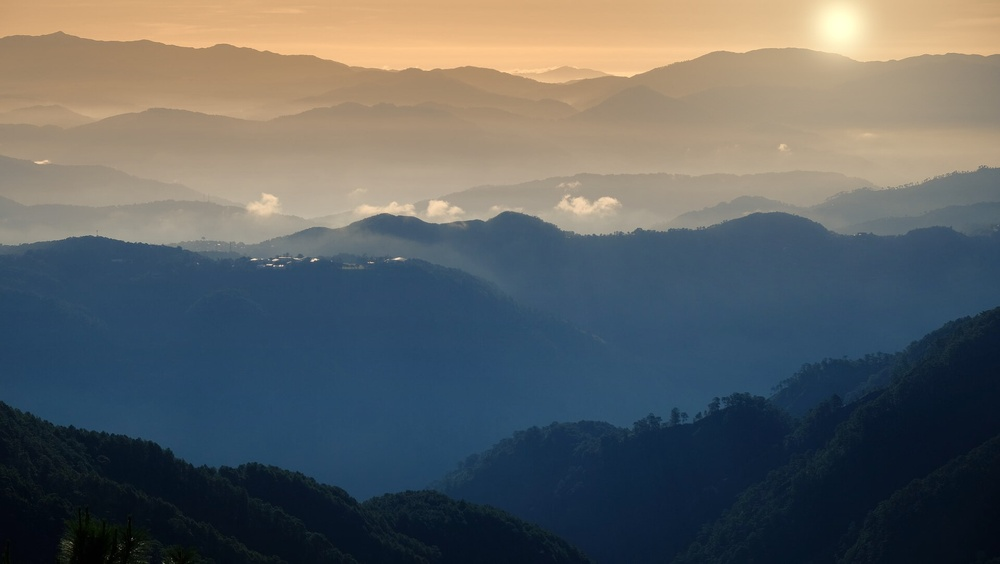
#> input picture site-premium-ux-ui/galeria/05-bruma/cena/fundo.jpg, 1000 x 564 px, shrunk from 1920 x 1083 before the run
$ python graduar-fundo.py fundo.jpg out.png
#> lines starting #> are read from the running program, lines starting #| are printed output that depends on the picture
# fundo do hero: serras em camadas (foto livre, ver creditos.json) regradas para o fim de tarde:
# céu pêssego/dourado, névoa quente no alto, serras próximas frias, sol baixo à direita logo acima da crista.
# Uso: python3 graduar-fundo.py foto.jpg saida.jpg
import sys, numpy as np
from PIL import Image
im = Image.open(sys.argv[1]).convert('RGB'); a = np.asarray(im, float) / 255; H, W, _ = a.shape
#> further down, im is the input picture: PIL image 1000x564 RGB; mean R, G, B 94.5, 98.8, 99.8
#> after `H, W, _ = a.shape`: H = 564; W = 1000
lum = a @ [.3, .59, .11]
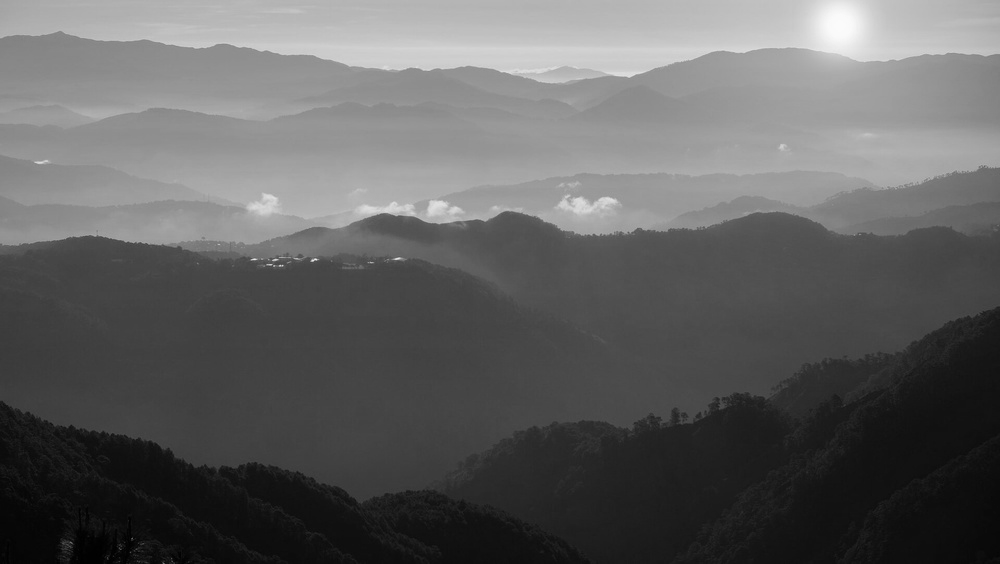
#> lum: shape (564, 1000) float64; min 0, max 0.985, mean 0.383
y = np.linspace(0, 1, H)[:, None, None]; x = np.linspace(0, 1, W)[None, :, None]
#> after `y = np.linspace(0, 1, H)[:, None, None]`: y = 564 values from 0 to 1
#> after `x = np.linspace(0, 1, W)[None, :, None]`: x = 1000 values from 0 to 1
quente = np.array([1.0, .78, .55])
mix = np.clip(1.15 - y * 1.6, 0, 1) * np.clip(lum[..., None] * 1.6, 0, 1)
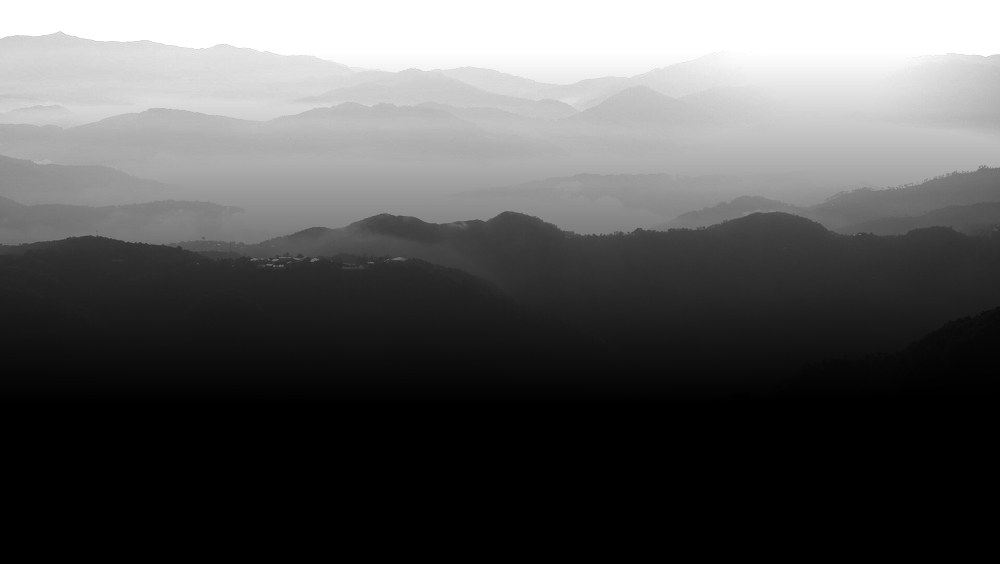
#> mix: shape (564, 1000, 1) float64; min 0, max 1, mean 0.353
b = a * (1 - mix) + (lum[..., None] * quente * 1.12) * mix
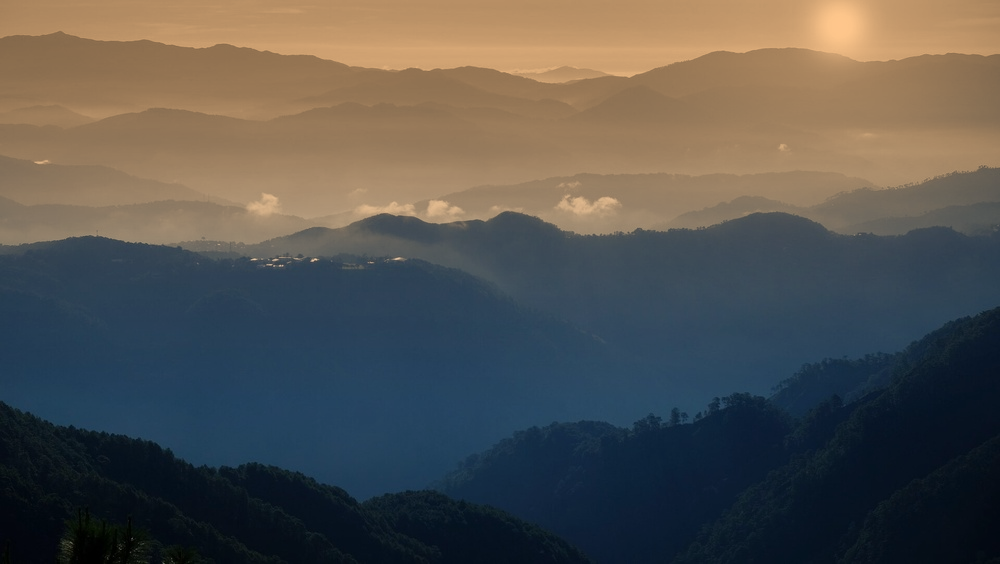
#> b: shape (564, 1000, 3) float64; mean R, G, B 0.373, 0.365, 0.349; drawn with min black and max white
b = b * (.82 + .18 * np.clip(1 - y, 0, 1))
sx, sy = .84, .045; d = np.sqrt(((x - sx) * W / H) ** 2 + (y - sy) ** 2)
gl = np.exp(-(d / .05) ** 2) * 1.0 + np.exp(-(d / .3) ** 2) * .38
b = 1 - (1 - b) * (1 - gl * np.array([1, .82, .55]))
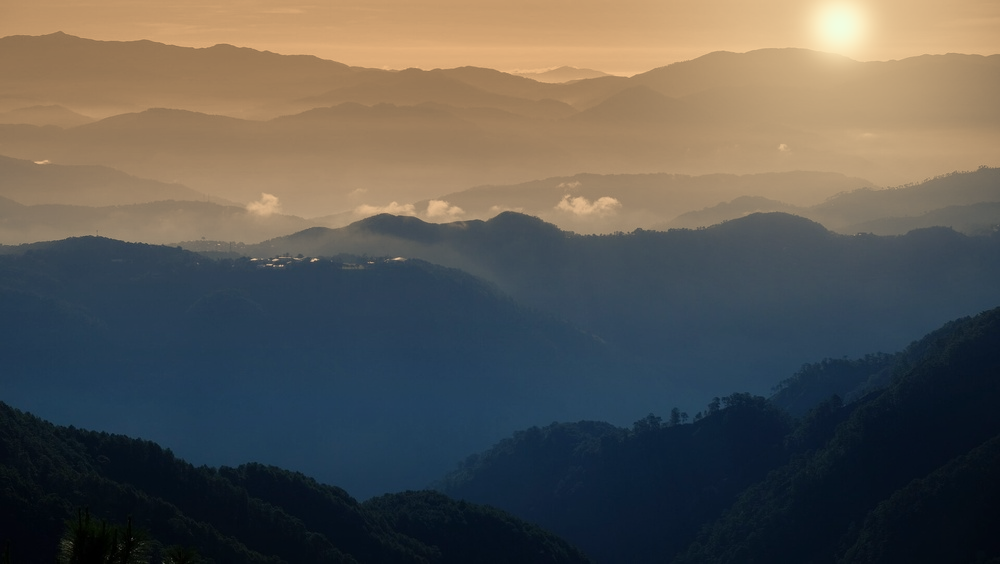
#> b: shape (564, 1000, 3) float64; mean R, G, B 0.363, 0.354, 0.333; drawn with min black and max white
Image.fromarray((np.clip(b, 0, 1) ** .95 * 255).astype(np.uint8)).save(sys.argv[2], quality=92)
